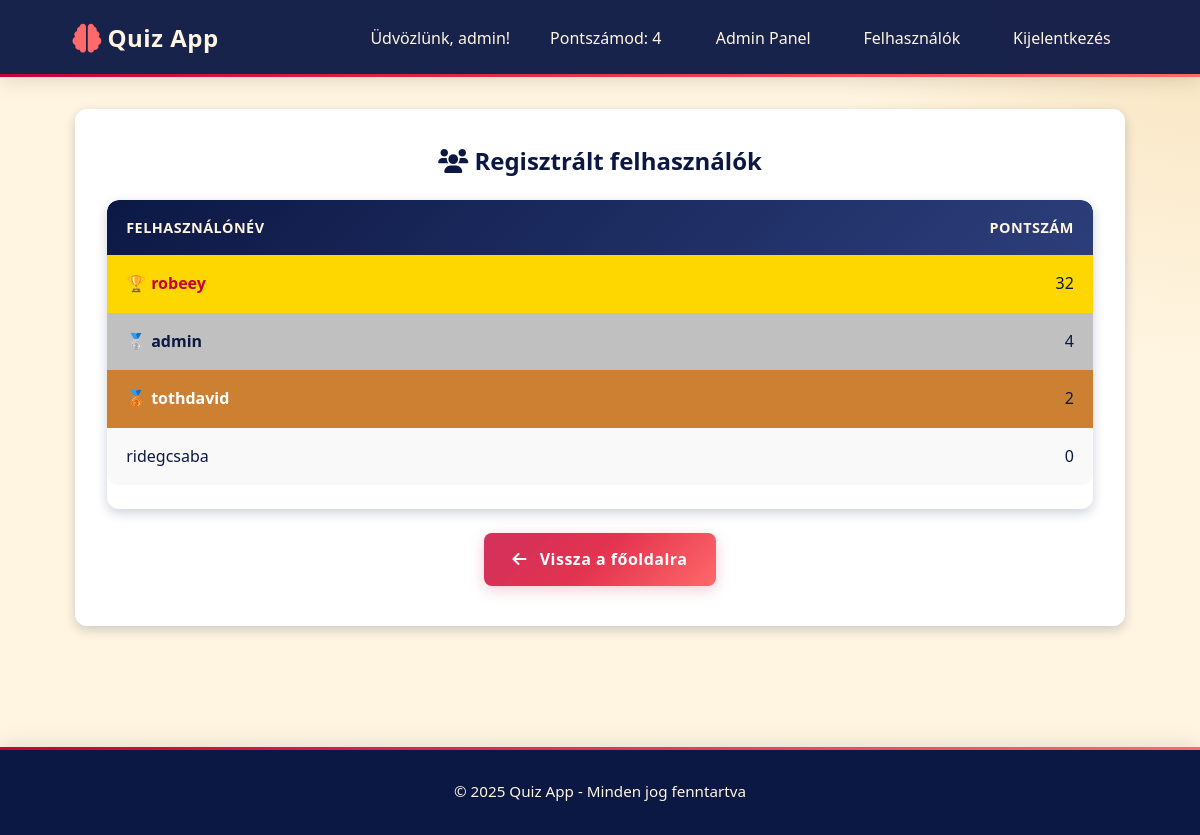
Screenshot of /users (signed in) with the database file from the repository.
### app.py (models this page shows)
class User(db.Model):
    id = db.Column(db.Integer, primary_key=True)
    username = db.Column(db.String(80), unique=True, nullable=False)
    password = db.Column(db.String(120), nullable=False)
    score = db.Column(db.Integer, default=0)
    is_admin = db.Column(db.Boolean, default=False)

### app.py (the view)
@app.route('/users')
def list_users():
    users = User.query.order_by(User.score.desc()).all()
    logged_in_user = session.get('username')
    logged_in_user_score = User.query.filter_by(username=logged_in_user).first().score if logged_in_user else 0
    is_admin = is_admin_user()
    return render_template('users.html', users=users, logged_in_user_score=logged_in_user_score, logged_in_user=session.get('username'), is_admin=is_admin)

### app.py (called while the page is built)
def is_admin_user():
    if 'username' not in session:
        return False
    user = User.query.filter_by(username=session['username']).first()
    return user and user.is_admin

### templates/users.html (shortened to what this page needs)
{% extends "base.html" %}
{% block content %}
<div class="card">
    <h2 class="text-center mb-3">
        <i class="fas fa-users"></i> Regisztrált felhasználók
    </h2>
    <div class="table-container">
        <table>
            <thead>
                <tr>
                    <th>Felhasználónév</th>
                    <th style="text-align: right;">Pontszám</th>
                </tr>
            </thead>
            <tbody>
                {% for user in users %}
                <tr class="{% if loop.index == 1 %}rank-gold{% elif loop.index == 2 %}rank-silver{% elif loop.index == 3 %}rank-bronze{% endif %}">
                    <td>{{ user.username }}</td>
                    <td style="text-align: right;">{{ user.score }}</td>
                </tr>
                {% endfor %}
            </tbody>
        </table>
    </div>
    <div class="text-center mt-3">
        <a href="{{ url_for('index') }}" class="btn">
            <i class="fas fa-arrow-left"></i> Vissza a főoldalra
        </a>
    </div>
</div>
{% endblock %}

### templates/base.html (shortened to what this page needs)
<!DOCTYPE html>
<html lang="hu">
<head>
    <link rel="stylesheet" href="{{ url_for('static', filename='style.css') }}">
    <link rel="stylesheet" href="https://cdnjs.cloudflare.com/ajax/libs/font-awesome/6.0.0/css/all.min.css">
</head>
<body>
    <header class="navbar">
        <div class="container nav-container">
            <a href="{{ url_for('index') }}" class="logo">
                <i class="fas fa-brain"></i>
                Quiz App
            </a>
            <nav class="nav-links">
                {% if logged_in_user %}
                    <span class="user-welcome">Üdvözlünk, {{ logged_in_user }}!</span>
                    <span class="user-welcome">Pontszámod: {{ logged_in_user_score }}</span>
                {% if is_admin %}
                    <a href="{{ url_for('admin_panel') }}" class="nav-link">Admin Panel</a>
                {% endif %}
                    <a href="{{ url_for('list_users') }}" class="nav-link">Felhasználók</a>
                    <a href="{{ url_for('logout') }}" class="nav-link">Kijelentkezés</a>
                {% else %}
                    <a href="{{ url_for('login') }}" class="nav-link">Bejelentkezés</a>
                    <a href="{{ url_for('register') }}" class="nav-link highlight">Regisztráció</a>
                {% endif %}
            </nav>
        </div>
    </header>
    <main class="main-content">
        <div class="container">
            {% block content %}{% endblock %}
        </div>
    </main>
    <footer class="footer">
        <div class="container">
            <p>&copy; {{ 2025 }} Quiz App - Minden jog fenntartva</p>
        </div>
    </footer>
</body>
</html>

### rows the page displays
User: username "admin", score "4"
User: username "robeey", score "32"
User: username "tothdavid", score "2"
User: username "ridegcsaba", score "0"

### other values shown
{{ logged_in_user_score }} "4"
{{ 2025 }} "2025"
